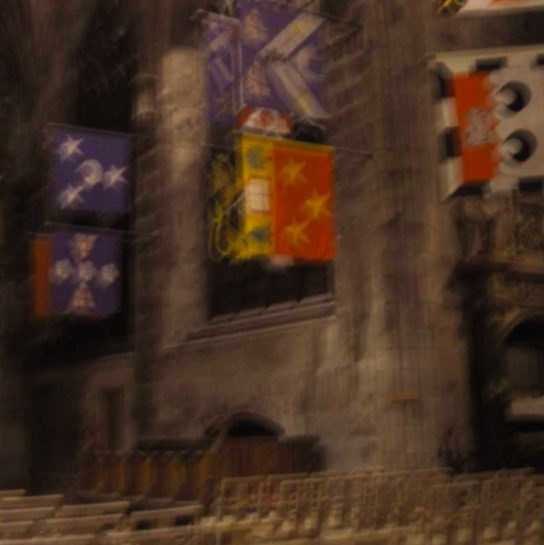
#> input picture Assgn2/blurred1.png, 544 x 545 px, found by its file name
$ python weiner_new.py   (older library calls are emulated)
#> lines starting #> are read from the running program, lines starting #| are printed output that depends on the picture
import numpy as np # Import numpy for mathematical operations and functions
import sys # Required for starting and exiting application
import copy # Need the deepcopy function to copy entire arrays
from PIL import Image # Required to read jpeg images
import cv2 as cv2
import math
from matplotlib import pyplot as plt
import matplotlib.image as mpimg
from scipy.signal import butter, lfilter, freqz
import pdb;
import argparse
from skimage.measure import compare_ssim as ssim


parser = argparse.ArgumentParser()
parser.add_argument("--method", type=str, default="inverse_truncated", choices=["full_inverse", "inverse_truncated","weiner","least_squares"], help="which method u want to use for deblurring")
parser.add_argument("--constant", type=float, default=1,help="percentage of average value u want to give as a constant in weiner and the least least squares")
parser.add_argument("--cutoff", type=int, default=140,help="radius of butterworth")
a = parser.parse_args()


# [45 lines left out: functions ssim, psnr, self_ssim, butterworth_filter, not called in this run]

def full_inverse(fft_kernel, fft_blur_img):

    return fft_blur_img/fft_kernel

# [24 lines left out: functions inverse_truncated, weiner, constrained_ls, not called in this run]

def deblur(blur_img, kernel):

    p = [[0 , -1 , 0 ],[-1 , 4 ,-1],[0,-1,0]]
    rows, cols = np.shape(blur_img)

    fft_blur_img = np.fft.fftshift(np.fft.fft2(blur_img,(2*rows,2*cols)))
    fft_kernel = np.fft.fftshift(np.fft.fft2(kernel,(2*rows,2*cols)))
    fft_p = np.fft.fftshift(np.fft.fft2(p,(2*rows,2*cols)))

    if (a.method=="weiner"):
        output = weiner(fft_kernel,fft_blur_img)
    elif (a.method == "least_squares"):
        output = constrained_ls(fft_kernel, fft_blur_img, fft_p)
    elif (a.method == "inverse_truncated"):
        output = inverse_truncated(fft_kernel,fft_blur_img)
    elif (a.method == "full_inverse"):
        output = full_inverse(fft_kernel,fft_blur_img)

    output = np.fft.ifft2(np.fft.ifftshift(output))
    output = np.real(output)

    crop_output = output[0:rows, 0:cols]

    return crop_output


blur_img = cv2.imread("/Users/sachin007/Documents/EE610/EE610_ImgProcessn/Assgn2/blurred1.png",1) #load the blurred image
#> blur_img is the input picture: shape (545, 544, 3); mean B, G, R 34.2, 48.8, 71.4
# cv2.imshow("terimaka",blur_img)
Bch,Gch,Rch = cv2.split(blur_img);	#split the image into the respective channels
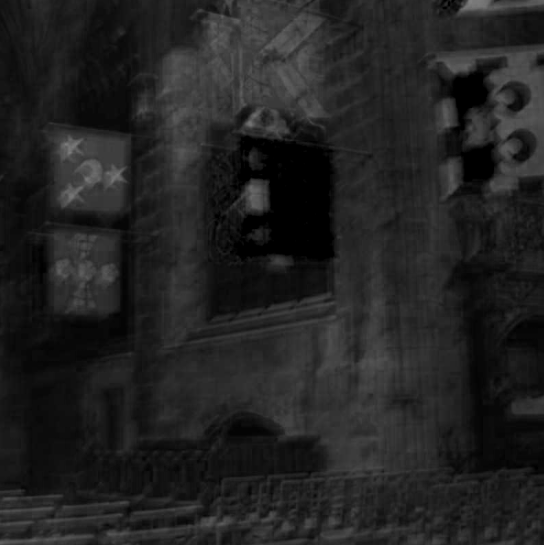
#> Bch: shape (545, 544); min 0, max 128, mean 34.2
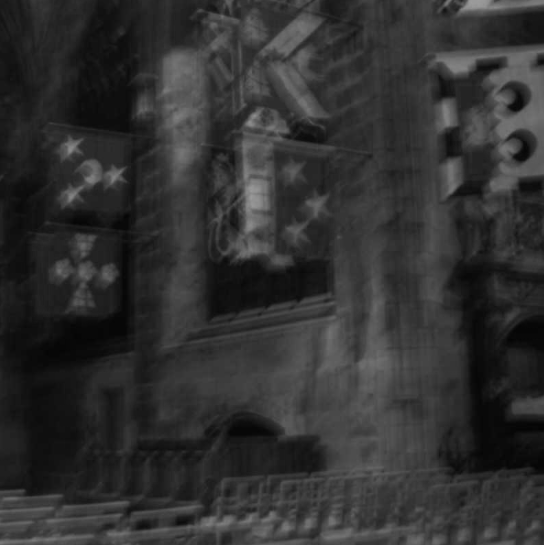
#> Gch: shape (545, 544); min 4, max 157, mean 48.8
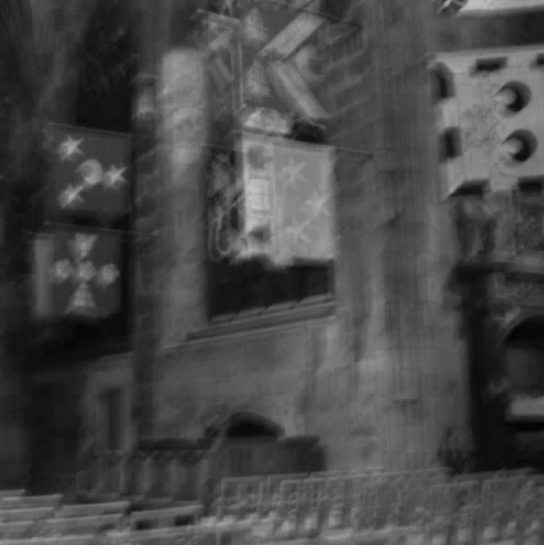
#> Rch: shape (545, 544); min 2, max 196, mean 71.4


kernel= cv2.imread("/Users/sachin007/Documents/EE610/EE610_ImgProcessn/Assgn2/cho11.png",0) #load the blurring filter 1

R_deblur = deblur(Rch,kernel)
#> (the run stopped early here; a loop or call above may not have finished)
